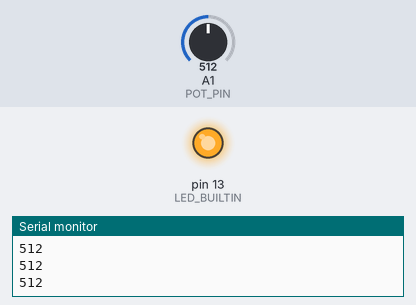
A sketch run on a simulated Arduino Uno, built with avr-gcc and run on an emulated ATmega328P. Shown: output pins drawn as LEDs (lit = HIGH), the last lines printed to the serial monitor. Inputs (shaded band) come from the test bench; at power-on: A1 (POT_PIN) = 512.

Above: at 1.3 s.
1.4 s: A1 (POT_PIN) set to 483
At 2.4 s:
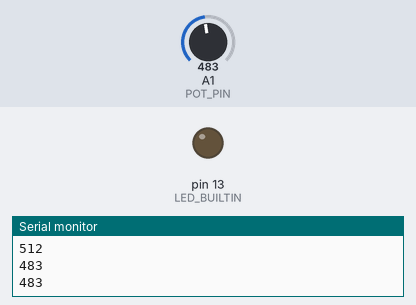
3.0 s: A1 (POT_PIN) set to 510
At 3.5 s:
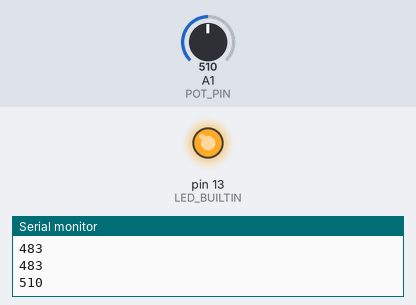
4.5 s: A1 (POT_PIN) set to 490
At 5.9 s:
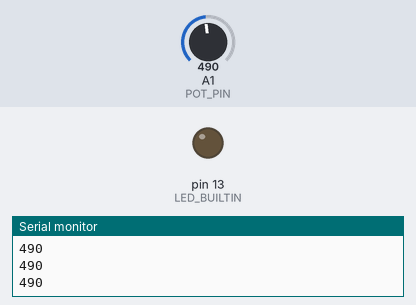
Timing chart, 0 to 7.5 s (numbered marks = the images above; inputs shaded):
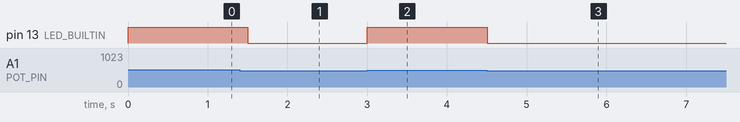

The sketch:

potentiometer.ino
```cpp
const byte POT_PIN = 1;
int potRead;

void setup() {
  // initialize serial communications at 9600 bps:
  Serial.begin(9600);
  pinMode(LED_BUILTIN, OUTPUT);
}

void loop() {
  potRead = analogRead(POT_PIN);
  Serial.print(potRead);
  Serial.print("\n");
  if (potRead > 500) {
    digitalWrite(LED_BUILTIN, HIGH);
  } else {
    digitalWrite(LED_BUILTIN, LOW);
  }
  delay(500);
}
```

Measured:
- the behaviour switches between 501 and 500 on A1 (POT_PIN) (found by bisection; images 0 and 1)
- after the input at 1.4 s, pin 13 (LED_BUILTIN): HIGH → LOW after 0.10 s
- after the input at 3.0 s, pin 13 (LED_BUILTIN): LOW → HIGH at once
- after the input at 4.5 s, pin 13 (LED_BUILTIN): HIGH → LOW at once
